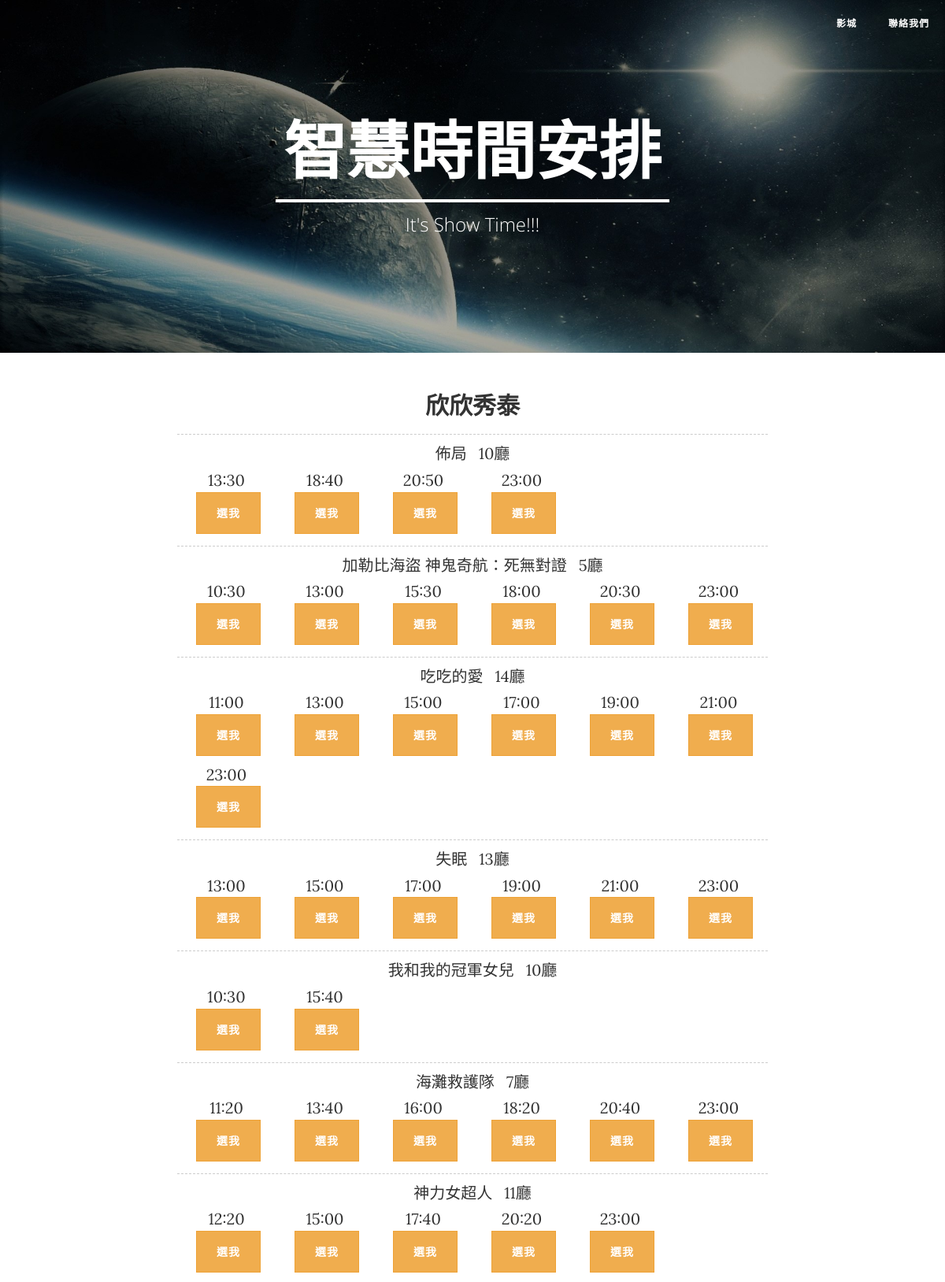
The page /timetable/2/欣欣秀泰 (upper part) on the database its author committed.
### main/models.py (models this page shows, shortened)
class Theater(models.Model):
	theater_name = models.CharField(max_length=30)
	theater_phone = models.CharField(max_length=15, blank=True)
	theater_loc = models.CharField(max_length=100, blank=True)
	theater_id = models.IntegerField()
	theater_url = models.CharField(max_length=200, blank=True)

class MoiveTimeTable(models.Model):
	movie_name = models.CharField(max_length=100)
	movie_loc = models.CharField(max_length=100)
	movie_date = models.CharField(max_length=100, blank=True)
	movie_time = models.CharField(max_length=100, blank=True)
	movie_info = models.ForeignKey(Movie, null=True)
	theater = models.ForeignKey(Theater, null=True)

### main/views.py (the view)
# urls.py: url(r'^timetable/(?P<id>\d+)/(?P<name>\S+)', views.timetable, name='timetable'),
def timetable(request, id, name):
	t = Theater.objects.filter(theater_id=id)
	movie = MoiveTimeTable.objects.filter(theater=t[0]).order_by('movie_name')
	movie_list = []
	movie_list_time = []
	for mlist in movie:
		if ((movie_list.count(mlist.movie_name)==0 and movie_list.count(mlist.movie_loc)==0)or movie_list.count(mlist.movie_loc)==0):
			movie_list_time.append(movie_list)
			movie_list = []
			movie_list.append(mlist.movie_name)
			movie_list.append(mlist.movie_loc)
		movie_list.append(mlist.movie_time)
	movie_list_time.append(movie_list)
	del movie_list_time[0]
	return render(request, 'timetable.html',{
		'movie_time':movie_list_time,
		'id':id,
		'name':name,
		})

### main/templates/timetable.html
{% extends "layout/base.html" %}
{% load static %}
{% block content %}
	<header class="intro-header" style="background-image: url({% static 'img/post-bg.jpg' %})">
        <div class="container">
            <div class="row">
                <div class="col-lg-8 col-lg-offset-2 col-md-10 col-md-offset-1">
                    <div class="page-heading">
                        <h1>智慧時間安排</h1>
                        <hr class="small">
                        <h2 class="subheading">It's Show Time!!!</h2>
                    </div>
                </div>
            </div>
        </div>
    </header>
    <h2 align="center">{{name}}</h2>
    {% include "layout/content-con.html" %}
{% endblock %}

### main/templates/layout/base.html (shortened to what this page needs)
{% load static %}
<!DOCTYPE html>
<html lang="zh-TW">
<head>
    <link href="{% static "vendor/bootstrap/css/bootstrap.min.css" %}" rel="stylesheet">
    <link href="{% static "css/clean-blog.min.css" %}" rel="stylesheet">
    <link href="{% static "vendor/font-awesome/css/font-awesome.min.css" %}" rel="stylesheet" type="text/css">
</head>
<body>
  {% include "layout/navbar.html" %}
  {% block content %}
  {% endblock %}
</body>
</html>

### main/templates/layout/navbar.html (shortened to what this page needs)
<nav class="navbar navbar-default navbar-custom navbar-fixed-top">
    <div class="container-fluid">
        <div class="collapse navbar-collapse" id="bs-example-navbar-collapse-1">
            <ul class="nav navbar-nav navbar-right">
                <li>
                    <a href="{% url 'index' %}">影城</a>
                </li>
                <li>
                    <a href="{% url 'contact' %}">聯絡我們</a>
                </li>
            </ul>
        </div>
    </div>
</nav>

### main/templates/layout/content-con.html (shortened to what this page needs)
{% load static %}
<article>
    <div class="container">
        <div class="row">
            <div class="col-lg-8 col-lg-offset-2 col-md-10 col-md-offset-1">
                {% for m in movie_time %}
                    <table class="hidden-xs" style="width: 100%; margin-top: 10px;">
                        <tbody>
                            <tr>
                                <td colspan="7" style="border-top: 1px dashed rgb(204, 204, 204); padding-top: 10px;">
                                    <span style="margin-right: 15px;">{{m.0}}</span>{{m.1}}
                                </td>
                            </tr>
                            <tr style="padding-top: 5px;">
                                {% if m.2 %}
                                <td style="width: 14%; padding: 5px 0px; text-align: center; vertical-align: middle; left center no-repeat;">
                                    <div>
                                        {{m.2 }}
                                        <button class="btn btn-warning btn-xs" style="vertical-align: bottom; margin-left: 5px;"  onclick="location.href='{% url 'abouts' id m.2 m.0 %}'">
                                        選我
                                        </button>
                                    </div>
                                </td>
                                {% else %}
                                 <td style="width: 14%; padding: 5px 0px; text-align: center; vertical-align: middle; background: url(&quot;../img/bg_time.gif&quot;) left center no-repeat;">
                                    <div>
                                    </div>
                                </td>
                                {% endif %}
                                {% if m.3 %}
                                <td style="width: 14%; padding: 5px 0px; text-align: center; vertical-align: middle; background: url(&quot;../img/bg_time.gif&quot;) left center no-repeat;">
                                    <div>
                                        {{m.3 }}
                                        <button class="btn btn-warning btn-xs" style="vertical-align: bottom; margin-left: 5px;"  onclick="location.href='{% url 'abouts' id m.3 m.0 %}'">
                                        選我
                                        </button>
                                    </div>
                                </td>
                                {% else %}
                                 <td style="width: 14%; padding: 5px 0px; text-align: center; vertical-align: middle; background: url(&quot;../img/bg_time.gif&quot;) left center no-repeat;">
                                    <div>
                                    </div>
                                </td>
                                {% endif %}
                                {% if m.4 %}
                                <td style="width: 14%; padding: 5px 0px; text-align: center; vertical-align: middle; background: url(&quot;../img/bg_time.gif&quot;) left center no-repeat;">
                                    <div>
                                        {{m.4 }}
                                        <button class="btn btn-warning btn-xs" style="vertical-align: bottom; margin-left: 5px;"  onclick="location.href='{% url 'abouts' id m.4 m.0 %}'">
                                        選我
                                        </button>
                                    </div>
                                </td>
                                {% else %}
                                 <td style="width: 14%; padding: 5px 0px; text-align: center; vertical-align: middle; background: url(&quot;../img/bg_time.gif&quot;) left center no-repeat;">
                                </td>
                                {% endif %}
                                {% if m.5 %}
                                <td style="width: 14%; padding: 5px 0px; text-align: center; vertical-align: middle; background: url(&quot;../img/bg_time.gif&quot;) left center no-repeat;">
                                    <div>
                                        {{m.5 }}
                                        <button class="btn btn-warning btn-xs" style="vertical-align: bottom; margin-left: 5px;"  onclick="location.href='{% url 'abouts' id m.5 m.0 %}'">
                                        選我
                                        </button>
                                    </div>
                                </td>
                                {% else %}
                                 <td style="width: 14%; padding: 5px 0px; text-align: center; vertical-align: middle; background: url(&quot;../img/bg_time.gif&quot;) left center no-repeat;">
                                </td>
                                {% endif %}
                                {% if m.6 %}
                                <td style="width: 14%; padding: 5px 0px; text-align: center; vertical-align: middle; background: url(&quot;../img/bg_time.gif&quot;) left center no-repeat;">
                                    <div>
                                        {{m.6 }}
                                        <button class="btn btn-warning btn-xs" style="vertical-align: bottom; margin-left: 5px;"  onclick="location.href='{% url 'abouts' id m.6 m.0 %}'">
                                        選我
                                        </button>
                                    </div>
                                </td>
                                {% else %}
                                 <td style="width: 14%; padding: 5px 0px; text-align: center; vertical-align: middle; background: url(&quot;../img/bg_time.gif&quot;) left center no-repeat;">
                                </td>
                                {% endif %}
                                {% if m.7 %}
                                <td style="width: 14%; padding: 5px 0px; text-align: center; vertical-align: middle; background: url(&quot;../img/bg_time.gif&quot;) left center no-repeat;">
                                    <div>
                                        {{m.7 }}
                                        <button class="btn btn-warning btn-xs" style="vertical-align: bottom; margin-left: 5px;"  onclick="location.href='{% url 'abouts' id m.7 m.0 %}'">
                                        選我
                                        </button>
                                    </div>
                                </td>
                                {% else %}
                                <td style="width: 14%; padding: 5px 0px; text-align: center; vertical-align: middle; background: url(&quot;../img/bg_time.gif&quot;) left center no-repeat;">
                                </td>
                                {% endif %}
                            </tr>
                            {% if m.8 %}
                            <tr style="padding-top: 5px;">
                                {% if m.8 %}
                                <td style="width: 14%; padding: 5px 0px; text-align: center; vertical-align: middle; background: url(&quot;../img/bg_time.gif&quot;) left center no-repeat;">
                                    <div>
                                        {{m.8 }}
                                        <button class="btn btn-warning btn-xs" style="vertical-align: bottom; margin-left: 5px;"  onclick="location.href='{% url 'abouts' id m.8 m.0 %}'">
                                        選我
                                        </button>
                                    </div>
                                </td>
                                {% else %}
                                 <td style="width: 14%; padding: 5px 0px; text-align: center; vertical-align: middle; background: url(&quot;../img/bg_time.gif&quot;) left center no-repeat;">
                                    <div>
                                    </div>
                                </td>
                                {% endif %}
                                {% if m.9 %}
                                <td style="width: 14%; padding: 5px 0px; text-align: center; vertical-align: middle; background: url(&quot;../img/bg_time.gif&quot;) left center no-repeat;">
                                    <div>
                                        {{m.9 }}
                                        <button class="btn btn-warning btn-xs" style="vertical-align: bottom; margin-left: 5px;"  onclick="location.href='{% url 'abouts' id m.9 m.0 %}'">
                                        選我
                                        </button>
                                    </div>
                                </td>
                                {% else %}
                                 <td style="width: 14%; padding: 5px 0px; text-align: center; vertical-align: middle; background: url(&quot;../img/bg_time.gif&quot;) left center no-repeat;">
                                </td>
                                {% endif %}
                                {% if m.10 %}
                                <td style="width: 14%; padding: 5px 0px; text-align: center; vertical-align: middle; background: url(&quot;../img/bg_time.gif&quot;) left center no-repeat;">
                                    <div>
                                        {{m.10 }}
                                        <button class="btn btn-warning btn-xs" style="vertical-align: bottom; margin-left: 5px;"  onclick="location.href='{% url 'abouts' id m.10 m.0 %}'">
                                        選我
                                        </button>
                                    </div>
                                </td>
                                {% else %}
                                 <td style="width: 14%; padding: 5px 0px; text-align: center; vertical-align: middle; background: url(&quot;../img/bg_time.gif&quot;) left center no-repeat;">
                                </td>
                                {% endif %}
                                {% if m.11 %}
                                <td style="width: 14%; padding: 5px 0px; text-align: center; vertical-align: middle; background: url(&quot;../img/bg_time.gif&quot;) left center no-repeat;">
                                    <div>
                                        {{m.11 }}
                                        <button class="btn btn-warning btn-xs" style="vertical-align: bottom; margin-left: 5px;"  onclick="location.href='{% url 'abouts' id m.11 m.0 %}'">
                                        選我
                                        </button>
                                    </div>
                                </td>
                                {% else %}
                                 <td style="width: 14%; padding: 5px 0px; text-align: center; vertical-align: middle; background: url(&quot;../img/bg_time.gif&quot;) left center no-repeat;">
                                </td>
                                {% endif %}
                                {% if m.12 %}
                                <td style="width: 14%; padding: 5px 0px; text-align: center; vertical-align: middle; background: url(&quot;../img/bg_time.gif&quot;) left center no-repeat;">
                                    <div>
                                        {{m.12 }}
                                        <button class="btn btn-warning btn-xs" style="vertical-align: bottom; margin-left: 5px;"  onclick="location.href='{% url 'abouts' id m.12 m.0 %}'">
                                        選我
                                        </button>
                                    </div>
                                </td>
                                {% else %}
                                 <td style="width: 14%; padding: 5px 0px; text-align: center; vertical-align: middle; background: url(&quot;../img/bg_time.gif&quot;) left center no-repeat;">
                                </td>
                                {% endif %}
                                {% if m.13 %}
                                <td style="width: 14%; padding: 5px 0px; text-align: center; vertical-align: middle; background: url(&quot;../img/bg_time.gif&quot;) left center no-repeat;">
                                    <div>
                                        {{m.13 }}
                                        <button class="btn btn-warning btn-xs" style="vertical-align: bottom; margin-left: 5px;"  onclick="location.href='{% url 'abouts' id m.13 m.0 %}'">
                                        選我
                                        </button>
                                    </div>
                                </td>
                                {% else %}
                                 <td style="width: 14%; padding: 5px 0px; text-align: center; vertical-align: middle; background: url(&quot;../img/bg_time.gif&quot;) left center no-repeat;">
                                </td>
                                {% endif %}
                            </tr>
                            {% endif %}
                        </tbody>
                    </table>
                {% endfor %}
            </div>
        </div>
    </div>
</article>

### rows shown on the page
Theater: theater_name "欣欣秀泰"
MoiveTimeTable: movie_name "佈局", movie_loc "10廳", movie_time "13:30"
MoiveTimeTable: movie_time "18:40"
MoiveTimeTable: movie_time "20:50"
MoiveTimeTable: movie_time "23:00"
MoiveTimeTable: movie_name "加勒比海盜 神鬼奇航：死無對證", movie_loc "5廳", movie_time "10:30"
MoiveTimeTable: movie_time "13:00"
MoiveTimeTable: movie_time "15:30"
MoiveTimeTable: movie_time "18:00"
MoiveTimeTable: movie_time "20:30"
MoiveTimeTable: movie_time "23:00"
MoiveTimeTable: movie_name "吃吃的愛", movie_loc "14廳", movie_time "11:00"
MoiveTimeTable: movie_time "13:00"
MoiveTimeTable: movie_time "15:00"
MoiveTimeTable: movie_time "17:00"
MoiveTimeTable: movie_time "19:00"
MoiveTimeTable: movie_time "21:00"
MoiveTimeTable: movie_time "23:00"
MoiveTimeTable: movie_name "失眠", movie_loc "13廳", movie_time "13:00"
MoiveTimeTable: movie_time "15:00"
MoiveTimeTable: movie_time "17:00"
MoiveTimeTable: movie_time "19:00"
MoiveTimeTable: movie_time "21:00"
MoiveTimeTable: movie_time "23:00"
MoiveTimeTable: movie_name "我和我的冠軍女兒", movie_loc "10廳", movie_time "10:30"
MoiveTimeTable: movie_time "15:40"
MoiveTimeTable: movie_name "海灘救護隊", movie_loc "7廳", movie_time "11:20"
MoiveTimeTable: movie_time "13:40"
MoiveTimeTable: movie_time "16:00"
MoiveTimeTable: movie_time "18:20"
MoiveTimeTable: movie_time "20:40"
MoiveTimeTable: movie_time "23:00"
MoiveTimeTable: movie_name "神力女超人", movie_loc "11廳", movie_time "12:20"
MoiveTimeTable: movie_time "15:00"
MoiveTimeTable: movie_time "17:40"
MoiveTimeTable: movie_time "20:20"
MoiveTimeTable: movie_time "23:00"
